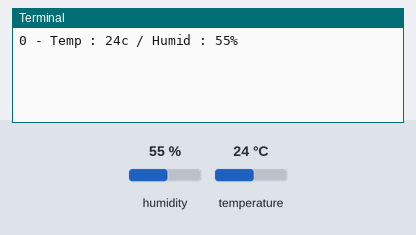
The program below on a simulated Raspberry Pi (BCM pin numbers). Parts: the last lines printed to the terminal. Inputs (shaded band) come from the test bench; at power-on: humidity 55 %, temperature 24 °C.

Above: at 1.2 s.
1.3 s: humidity set to 22 %
At 2.9 s:
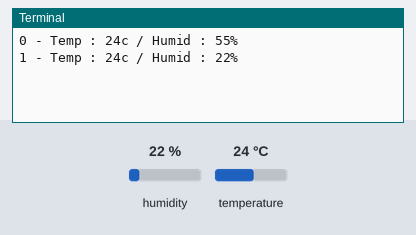
4.3 s: temperature set to 12 °C
At 5.2 s:
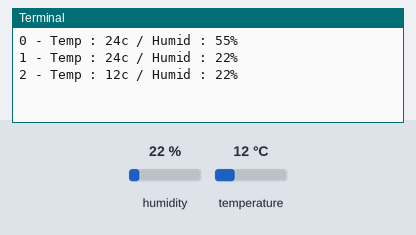
7.3 s: humidity set to 40 %
At 10.1 s:
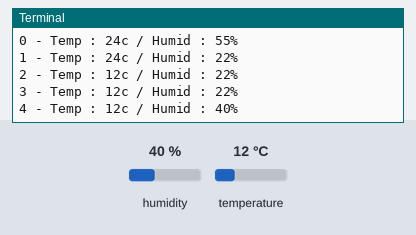
Timing chart, 0 to 11.6 s (numbered marks = the images above; inputs shaded):
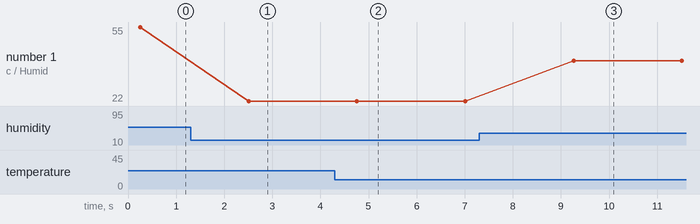

The program:

dht11_test.py
```python
# dht11_test.py
import adafruit_dht
import time
import RPi.GPIO as GPIO
import board

log_num = 0
sensor_pin = 18

GPIO.setmode(GPIO.BCM)
GPIO.setup(18, GPIO.IN) # LED와 달리 값을 받아야 하므로 GPIO.OUT이 아닌 GPIO.IN
dhtDevice = adafruit_dht.DHT11(board.D18)

while (True):
    try:
        temp = dhtDevice.temperature
        humid = dhtDevice.humidity
        print(f'{log_num} - Temp : {temp}c / Humid : {humid}%')
        log_num += 1
        time.sleep(2)
    except RuntimeError as ex:
        print(ex.args[0])
    except KeyboardInterrupt:
        break

dhtDevice.exit()
```

Measured:
- after the input at 1.3 s, the terminal: prints a new line after 1.2 s (image 1)
- after the input at 4.3 s, the terminal: prints a new line after 0.46 s (image 2)
- after the input at 7.3 s, the terminal: prints a new line after 2.0 s (image 3)
- plotted number 1: 55 → 22 after the input at 1.3 s, 22 → 40 after the input at 7.3 s
